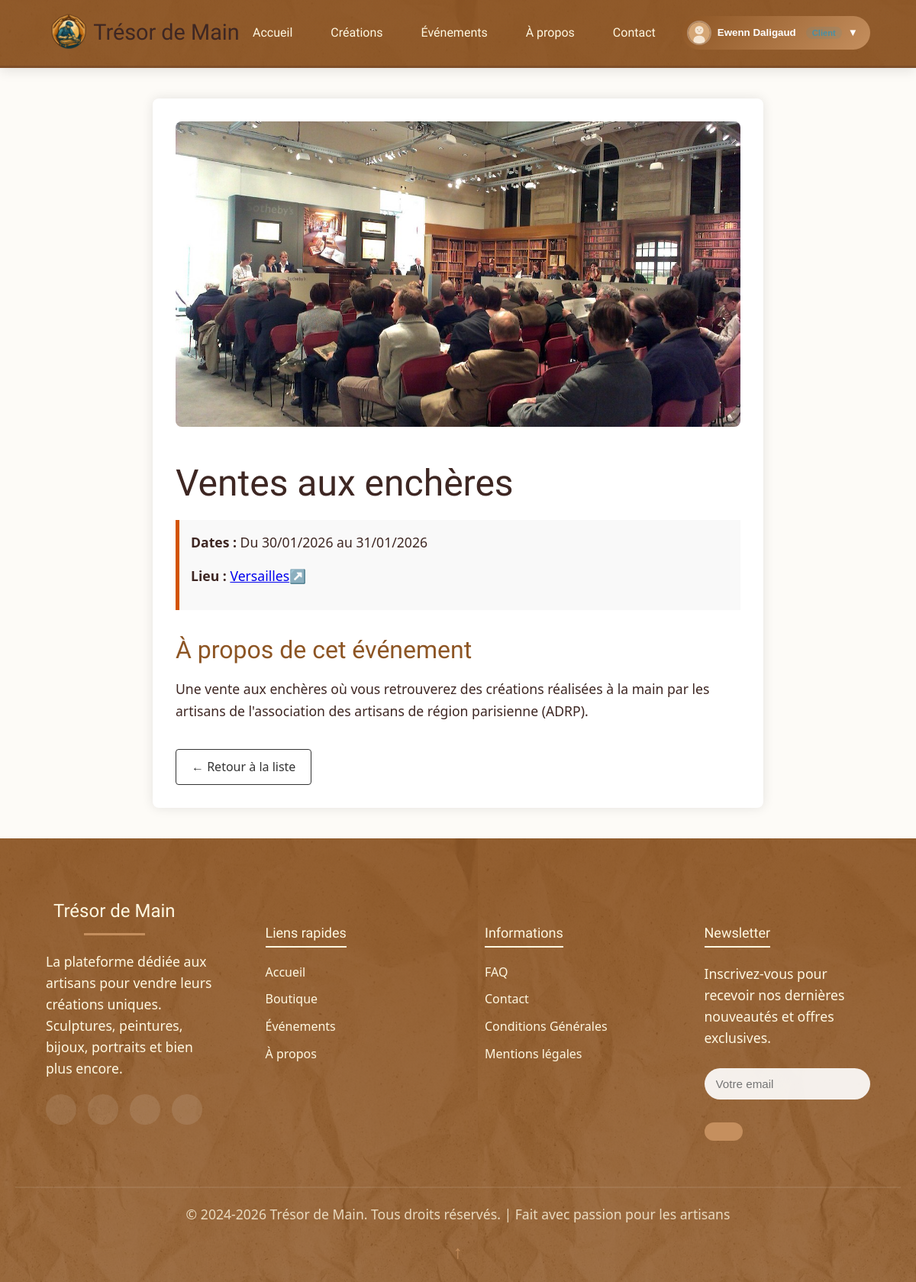
/php/evenement_detail.php?id=2 (signed in), run on the app's committed database.
### tables this page shows
CREATE TABLE `evenement` (
  `id_evenement` int(11) NOT NULL,
  `titre` varchar(255) NOT NULL,
  `date_debut` date NOT NULL,
  `date_fin` date NOT NULL,
  `lieu` varchar(255) NOT NULL,
  `description` varchar(255) NOT NULL,
  `url_lieu` varchar(255) NOT NULL,
  `image` varchar(255) NOT NULL
);

### php/evenement_detail.php (the view, shortened to what this page needs)
<?php session_start();
$id_evenement = $_GET['id'];
$servername = "localhost";
$username = "root";
$password = "";
$dbname = "tresordemain";
$conn = new mysqli($servername, $username, $password, $dbname);
$sql = "SELECT * FROM Evenement WHERE id_evenement = ?";
$stmt = $conn->prepare($sql);
$stmt->bind_param("i", $id_evenement);
$stmt->execute();
$result = $stmt->get_result();
if ($result->num_rows > 0) {
    $event = $result->fetch_assoc();
} else {
    die("Événement introuvable.");
}
?>
<!DOCTYPE html>
<html lang="fr">
<head>
    <link rel="stylesheet" href="<?= CSS_PATH ?>/projet.css">
    <link rel="stylesheet" href="<?= CSS_PATH ?>/HeaderFooter.css">
</head>
<body>
	<?php include '../php/header.php'; ?>
    <main class="page-detail">
        <?php if (!empty($event['image'])): ?>
            <img src="<?= IMAGES_PATH ?>/<?php echo htmlspecialchars($event['image']); ?>" class="detail-img" alt="Event">
        <?php endif; ?>
        <h1><?php echo htmlspecialchars($event['titre']); ?></h1>
        <div class="detail-info">
            <p><strong>Dates :</strong>
                Du <?php echo date("d/m/Y", strtotime($event['date_debut'])); ?>
                au <?php echo date("d/m/Y", strtotime($event['date_fin'])); ?>
            </p>
            <p><strong>Lieu :</strong>
            <?php
                $URL  = htmlspecialchars($event['url_lieu'], ENT_QUOTES, 'UTF-8');
                $lieu = htmlspecialchars($event['lieu'], ENT_QUOTES, 'UTF-8');
                echo '<a href="' . $URL . '" target="_blank" rel="noopener noreferrer">' . $lieu . '</a>';
            ?>↗️
            </p>
        </div>
        <div class="description-complete">
            <h3>À propos de cet événement</h3>
            <p><?php echo nl2br(htmlspecialchars($event['description'])); ?></p>
        </div>
        <a href="evenements.php" class="btn-retour">← Retour à la liste</a>
    </main>
</body>
</html>

### php/header.php (shortened to what this page needs)
<?php
$current_page = basename($_SERVER['PHP_SELF']);
$isLoggedIn = isset($_SESSION['user_id']) && !empty($_SESSION['user_id']);
$userName = $isLoggedIn ? htmlspecialchars(($_SESSION['user_prenom'] ?? '') . ' ' . ($_SESSION['user_nom'] ?? '')) : '';
$userType = $_SESSION['user_type'] ?? null;
$isArtisan = $userType === 'artisan';
$userPhoto = $_SESSION['user_photo'] ?? '';
$defaultAvatar = IMAGES_PATH . '/default-avatar.svg';
$avatarSrc = !empty($userPhoto) ? BASE_PATH . '/' . $userPhoto : $defaultAvatar;
?>
<!DOCTYPE html>
<html lang="fr-FR">
<head>
    <link rel="stylesheet" href="<?= CSS_PATH ?>/HeaderFooter.css">
</head>
<body>
<header>
    <img src="<?= IMAGES_PATH ?>/Logo Site détouré.png" alt="Logo Trésor de Main" width="60">
    <h1>Trésor de Main</h1>
    <nav class="menu-desktop">
        <a href="Page_Acceuil.php" <?php echo ($current_page == 'Page_Acceuil.php') ? 'class="active"' : ''; ?>>Accueil</a>
        <a href="All_Products.php" <?php echo ($current_page == 'All_Products.php') ? 'class="active"' : ''; ?>>Créations</a>
        <a href="evenements.php" <?php echo ($current_page == 'evenements.php') ? 'class="active"' : ''; ?>>Événements</a>
        <a href="a-propos.php" <?php echo ($current_page == 'a-propos.php') ? 'class="active"' : ''; ?>>À propos</a>
        <a href="Contact.php" <?php echo ($current_page == 'Contact.php') ? 'class="active"' : ''; ?>>Contact</a>
        <?php if ($isLoggedIn): ?>
            <div class="user-menu">
                <button class="user-btn" onclick="toggleUserMenu()">
                    <img src="<?php echo htmlspecialchars($avatarSrc); ?>" alt="Photo de profil" class="user-avatar">
                    <?php echo trim($userName) ?: 'Mon compte'; ?>
                    <span class="role-badge <?php echo $isArtisan ? 'artisan' : 'client'; ?>">
                    </span>
                    ▼
                </button>
            </div>
        <?php else: ?>
            <a href="login.php" class="<?php echo in_array($current_page, ['login.php', 'inscription.php']) ? 'active' : ''; ?>">Connexion</a>
        <?php endif; ?>
    </nav>
</header>

### CSS/projet.css (style rules this page uses)
body { color: #3E2723; margin: 0; background-color: #fdfbf7; background-image: url('/Projet-Tr-sor-de-Main/assets/images/paperboard-texture.jpg'); background-repeat: repeat; background-size: 500px auto; font-family: 'Segoe UI', Tahoma, Geneva, Verdana, sans-serif; line-height: 1.6; overflow-x: hidden; min-height: 100vh; }
:root { --primary-color: #8D5524; --secondary-color: #C58F5E; --dark-brown: #3E2723; --light-beige: #FFF8E1; --background-color: #fdfbf7; --text-color: #2D2D2D; --shadow: 0 4px 12px rgba(62, 39, 35, 0.15); --transition: all 0.3s ease; }
* { box-sizing: border-box; margin: 0; padding: 0; }
h1, h2, h3, h4 { font-family: 'Special Elite', cursive; font-weight: normal; color: var(--dark-brown); line-height: 1.3; }
h1 { font-size: clamp(2rem, 5vw, 3rem); margin: 1rem 0; }
h2 { margin: 3rem 0 1.5rem; text-align: center; font-size: clamp(1.8rem, 4vw, 2.5rem); color: var(--primary-color); position: relative; padding-bottom: 15px; }
h2:after { content: ''; position: absolute; bottom: 0; left: 50%; transform: translateX(-50%); width: 80px; height: 3px; background: var(--secondary-color); }
h3 { font-size: clamp(1.5rem, 3vw, 2rem); margin: 2rem 0 1rem; color: var(--primary-color); }
p { font-size: clamp(1rem, 1.5vw, 1.1rem); margin-bottom: 1rem; }
.container { width: 100%; max-width: 1200px; margin: 0 auto; padding: 0 20px; }
input[type="text"], input[type="email"], input[type="password"], input[type="tel"], textarea, select { width: 100%; padding: 15px; margin: 10px 0 20px; border: 2px solid #E6E2DD; border-radius: 10px; font-size: 1rem; transition: var(--transition); background: rgba(255, 255, 255, 0.9); }

### php/evenement_detail.php (style rules this page uses)
.page-detail { max-width: 800px; margin: 40px auto; background: white; padding: 30px; border-radius: 8px; box-shadow: 0 0 15px rgba(0,0,0,0.1); }
.detail-img { width: 100%; height: 400px; object-fit: cover; border-radius: 8px; margin-bottom: 20px; }
.detail-info { background: #f9f9f9; padding: 15px; border-left: 5px solid #d35400; margin-bottom: 20px; }
.btn-retour { display: inline-block; margin-top: 20px; text-decoration: none; color: #333; border: 1px solid #333; padding: 10px 20px; border-radius: 4px; }

### php/header.php (style rules this page uses)
.user-menu { position: relative; display: inline-block; }
.user-btn { background: linear-gradient(135deg, #8D5524, #C58F5E); color: white; border: none; padding: 6px 16px 6px 6px; border-radius: 25px; cursor: pointer; font-weight: 600; display: flex; align-items: center; gap: 8px; }
.user-btn .user-avatar { width: 32px; height: 32px; border-radius: 50%; object-fit: cover; border: 2px solid rgba(255,255,255,0.3); }
.role-badge { font-size: 0.7rem; padding: 2px 8px; border-radius: 10px; margin-left: 5px; }
.role-badge.client { background: rgba(74,144,164,0.15); color: #4A90A4; }

### data on the page
evenement: image (picture), titre "Ventes aux enchères", date_debut "30/01/2026", date_fin "31/01/2026", lieu "Versailles", description "Une vente aux enchères où vous retrouverez des créations réalisées à la main par les artisans de l'association des artisans de région parisienne (ADRP)."

### other printed values
trim($userName) ?: 'Mon compte' "Ewenn Daligaud"
